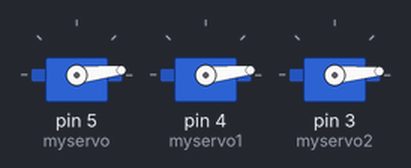
The sketch below on a simulated Arduino Uno, built with avr-gcc and run on an emulated ATmega328P. Shown: 3 × servo.

Above: at 0.05 s.
At 0.55 s:
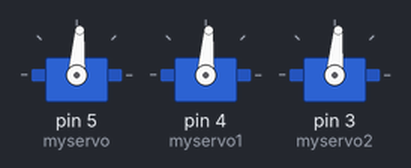
At 0.8 s:
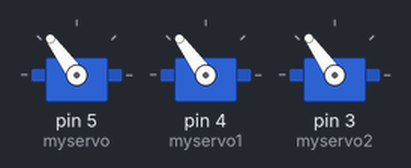
At 1.1 s:
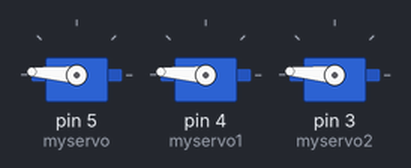
At 1.6 s:
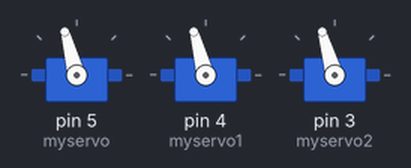
At 2.15 s:
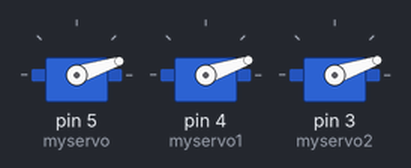
Timing chart, 0 to 5.2 s (numbered marks = the images above):
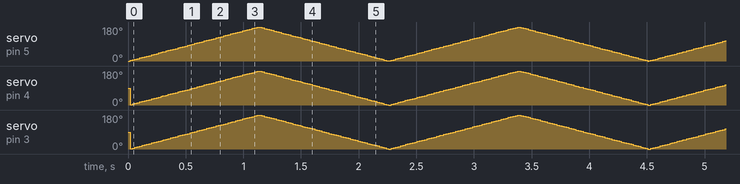

The sketch:

3SERVA.ino
```cpp
#include <Servo.h>     //zahrnutí knihovny pro ovládání servo motoru
Servo myservo;//každý motor má svou instanci třídy Servo
Servo myservo1;
Servo myservo2;
int pos = 0;           //proměnná obsahující pozici motoru (úhel natočení)

void setup()
{
  myservo.attach(5);   //tento motor je připojen na pin 9
  myservo1.attach(4);
  myservo2.attach(3);
}

void loop()
{
  for(pos = 0; pos <= 180; pos += 1) //je od úhlu 0 do úhlu 180
  {
    myservo.write(pos);  //natočení motoru na aktuální úhel
    delay(2);           //chvilka čekání než se motor natočí
    myservo1.write(pos);  //natočení motoru na aktuální úhel
    delay(2);           //chvilka čekání než se motor natočí
    myservo2.write(pos);  //natočení motoru na aktuální úhel
    delay(2);           //chvilka čekání než se motor natočí
  }
  for(pos = 180; pos >= 0; pos -= 1) //je od úhlu 180 zpět do úhlu 0
  {
    myservo.write(pos);  //natočení motoru na aktuální úhel
    delay(2);           //chvilka čekání než se motor natočí
    myservo1.write(pos);  //natočení motoru na aktuální úhel
    delay(2);           //chvilka čekání než se motor natočí
    myservo2.write(pos);  //natočení motoru na aktuální úhel
    delay(2);           //chvilka čekání než se motor natočí

  }

}
```
